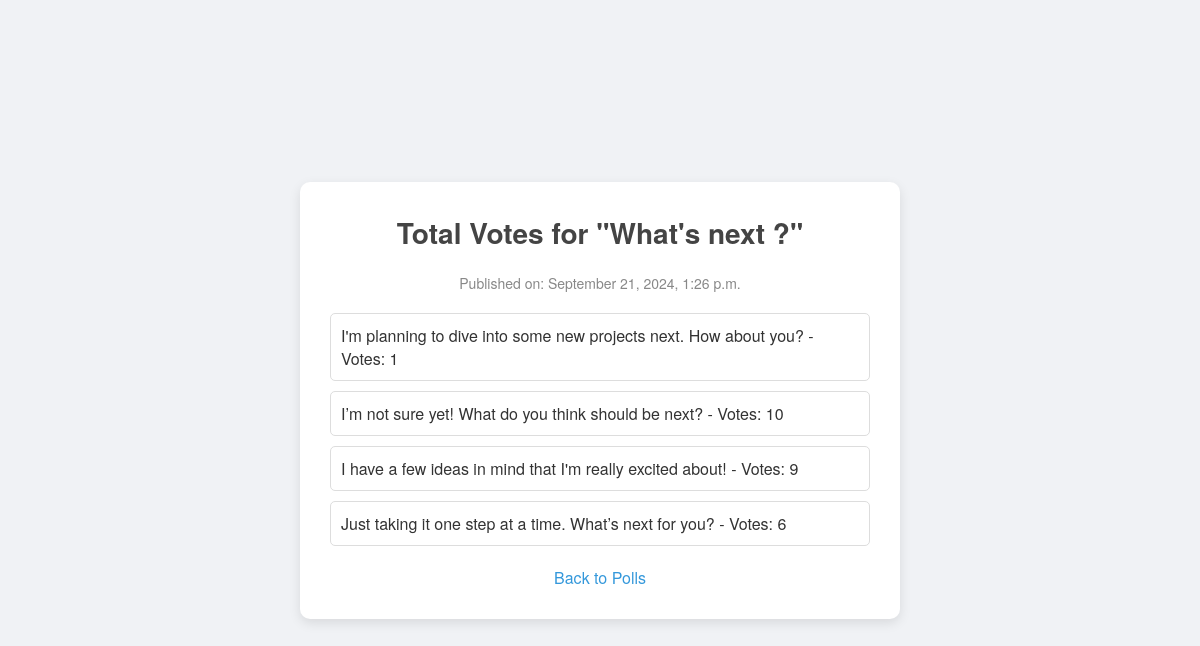
Before: /polls/4/results/ with the older database file.
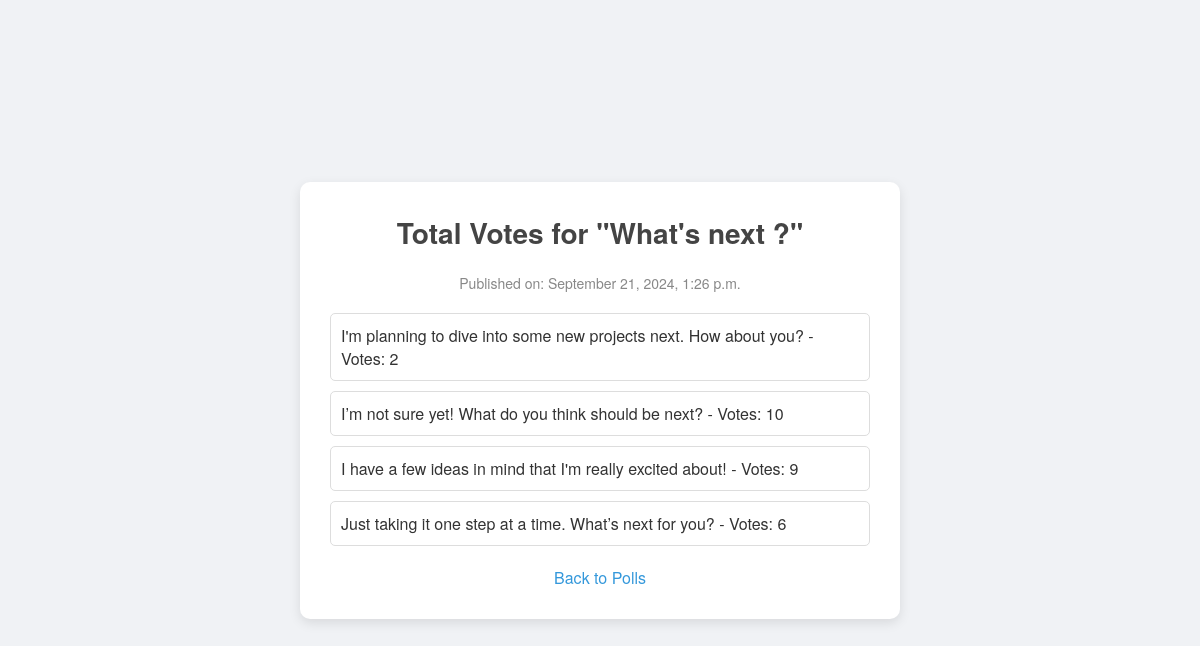
After: the same page with the newer database file.
### polls/models.py (models this page shows, shortened)
class Choice(models.Model):
    question = models.ForeignKey(Question, on_delete=models.CASCADE)
    choice_text = models.CharField(max_length=200)
    votes = models.IntegerField(default=0)

### polls/views.py (the view)
# urls.py: path("<int:pk>/results/", view=views.ResultView.as_view(), name="results"),
class ResultView(generic.DetailView):
    model = Question
    template_name = "polls/results.html"

### polls/templates/polls/results.html (shortened to what this page needs)
<!DOCTYPE html>
<html lang="en">
<head>
</head>
<body>
    <div class="container">
        <h1>Total Votes for "{{ question.question_text }}"</h1>
        <div class="pub-date">Published on: {{ question.pub_date|date:"F j, Y, g:i a" }}</div>
        <ul class="choices">
            {% for choice in question.choice_set.all %}
            <li class="choice-item">
                {{ choice.choice_text }} - Votes: {{ choice.votes }}
            </li>
            {% endfor %}
        </ul>
        <a href="{% url 'polls:index' %}" class="back-link">Back to Polls</a>
    </div>
</body>
</html>

Changed rows visible on the page:
changed Choice "I'm planning to dive into some new projects next. How about you?": votes "1" → "2"
